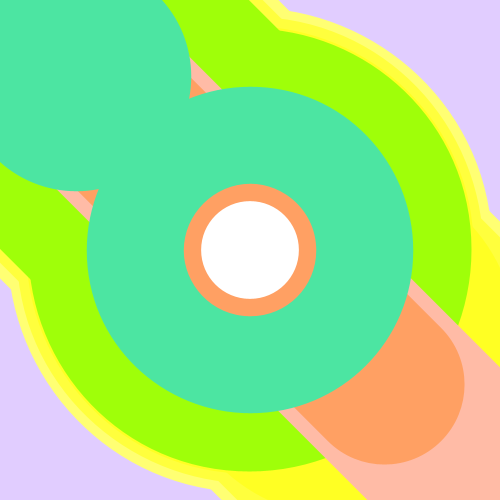
Frame 1 (no input)
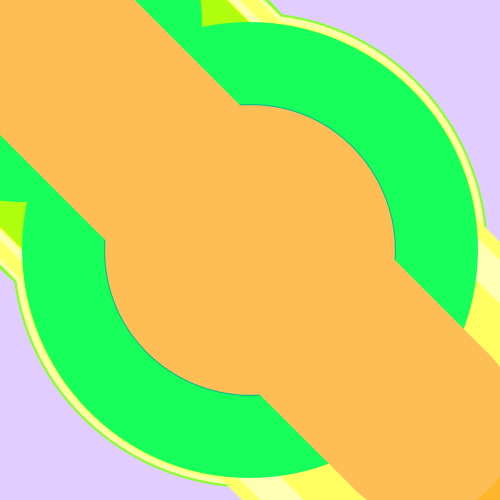
Frame 60 (the mouse pressed at the canvas centre just before this capture)
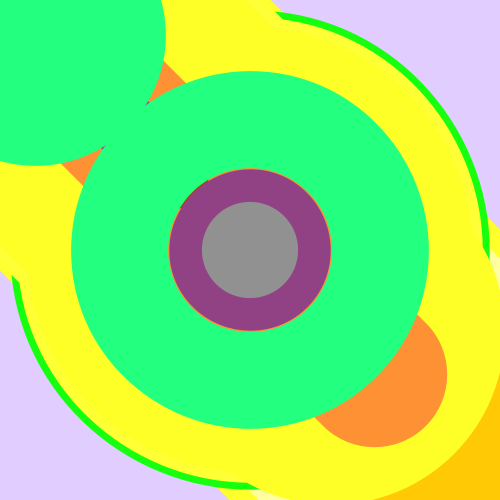
Frame 120 (the mouse held since frame 60 and released just before this capture)

The Processing sketch that drew these frames (run headless with seeded random() and noise(); from frame 60 on, the mouse is pressed at the canvas centre):

// Processing sketch: processing_99254
// ── processing_99254.pde

int i=0;
 
void setup()
{
size(500,500);
}
 
void draw() {
  background (225,205,255);
   
  for(int i=0;i<500;i=i+10)
  {
    float a=random(500);
    float b=random(400);
    float c=random(200);
    float opacity=random(60);
     
    frameRate(8);
  
    strokeWeight(b);
    stroke(a,b,c);
     
    float d=random(10);
    
    ellipse(250,250,d-100,d-100);
    fill(a,a,a);
    
    line(a,a,1,1);
  }
}
